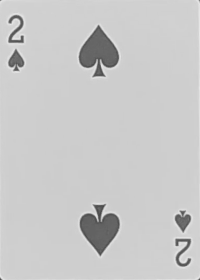
#> input picture templates/cards/2_picas.png, 200 x 280 px
$ python main.py templates/cards/2_picas.png
#> lines starting #> are read from the running program, lines starting #| are printed output that depends on the picture; after the words box and inside, x2 and y2 are one past the last pixel; in counts of white or black regions, pixels touching at a corner belong together
#> in process_single_image, image is the input picture: shape (280, 200, 3); min 74, max 232, mean 200.6
### card_recognizer_v3.py
import cv2
import numpy as np
import os
from config import CARD_VALUES, CARD_SUITS, SUIT_SYMBOLS, CARD_WIDTH, CARD_HEIGHT


class CardRecognizerV3:
    """
    Reconocedor usando diferencia absoluta de píxeles.
    Compara imágenes binarizadas - menor diferencia = mejor match.
    """

    def __init__(self, templates_path='templates/cards'):
        """Inicializa el reconocedor cargando las plantillas."""
        self.templates_path = templates_path
        self.card_templates = {}  # {(valor, palo): imagen_binarizada}
        self.templates_loaded = False

        self.load_templates()

    def load_templates(self):
        """Carga todas las plantillas de cartas."""
        os.makedirs(self.templates_path, exist_ok=True)

        count = 0
        for value in CARD_VALUES:
            for suit in CARD_SUITS:
                filename = f"{value}_{suit}.png"
                filepath = os.path.join(self.templates_path, filename)

                if os.path.exists(filepath):
                    img = cv2.imread(filepath, cv2.IMREAD_GRAYSCALE)
                    if img is not None:
                        # Redimensionar al tamaño estándar
                        img = cv2.resize(img, (CARD_WIDTH, CARD_HEIGHT))
                        # Umbralizar para obtener imagen binaria
                        _, img_thresh = cv2.threshold(img, 150, 255, cv2.THRESH_BINARY)
                        self.card_templates[(value, suit)] = img_thresh
                        count += 1

        self.templates_loaded = count > 0

        if count > 0:
            print(f"✓ Plantillas cargadas: {count}/52")
        else:
            print("⚠ No hay plantillas. Ejecuta 'python capture_cards.py' primero.")

    def preprocess_card(self, card_image):
        """
        Preprocesa la carta para comparación.
        Convierte a escala de grises, redimensiona y umbraliza.
        """
        # Convertir a escala de grises si es necesario
        if len(card_image.shape) == 3:
            gray = cv2.cvtColor(card_image, cv2.COLOR_BGR2GRAY)
        else:
            gray = card_image.copy()

        # Redimensionar al tamaño estándar
        gray = cv2.resize(gray, (CARD_WIDTH, CARD_HEIGHT))

        # Umbralizar a binario
        _, thresh = cv2.threshold(gray, 150, 255, cv2.THRESH_BINARY)

        return thresh

    def compare_cards(self, card_thresh, template_thresh):
        """
        Compara dos imágenes binarizadas usando diferencia absoluta.
        Retorna la suma de diferencias (menor = más similar).
        """
        diff = cv2.absdiff(card_thresh, template_thresh)
        score = np.sum(diff)
        return score

    def recognize_card(self, card_image):
        """
        Reconoce una carta comparándola con todas las plantillas.
        Prueba tanto orientación normal como rotada 180°.
        """
        if not self.card_templates:
            return {
                'value': None,
                'suit': None,
                'confidence': 0,
                'suit_symbol': '?'
            }

        # Preprocesar la carta de entrada
        card_thresh = self.preprocess_card(card_image)

        # También preparar versión rotada 180°
        card_thresh_rotated = cv2.rotate(card_thresh, cv2.ROTATE_180)

        best_match = None
        min_diff = float('inf')

        # Comparar con cada plantilla
        for (value, suit), template in self.card_templates.items():
            # Comparar orientación normal
            diff_normal = self.compare_cards(card_thresh, template)

            # Comparar orientación rotada
            diff_rotated = self.compare_cards(card_thresh_rotated, template)

            # Usar el mejor de los dos
            diff = min(diff_normal, diff_rotated)

            if diff < min_diff:
                min_diff = diff
                best_match = (value, suit)

        if best_match:
            value, suit = best_match

            # Calcular confianza (invertir: menor diff = mayor confianza)
            # Normalizar aproximadamente entre 0 y 1
            max_possible_diff = CARD_WIDTH * CARD_HEIGHT * 255
            confidence = 1.0 - (min_diff / max_possible_diff)

            return {
                'value': value,
                'suit': suit,
                'confidence': confidence,
                'suit_symbol': SUIT_SYMBOLS.get(suit, '?'),
                'diff_score': min_diff
            }

        return {
            'value': None,
            'suit': None,
            'confidence': 0,
            'suit_symbol': '?'
        }

    def recognize_cards(self, cards):
        """Reconoce múltiples cartas."""
        results = []
        for card in cards:
            result = self.recognize_card(card['card_image'])
            results.append(result)
        return results

### card_detector.py
"""
Módulo de detección de cartas en la imagen.
Utiliza segmentación por color HSV y análisis de contornos.
"""

import cv2
import numpy as np
from config import (
    GREEN_HSV_LOWER, GREEN_HSV_UPPER,
    CARD_MIN_AREA, CARD_MAX_AREA,
    CARD_ASPECT_RATIO, CARD_ASPECT_TOLERANCE,
    CARD_WIDTH, CARD_HEIGHT
)


def preprocess_image(image):
    """
    Preprocesa la imagen para mejorar la detección.
    """
    # Aplicar desenfoque gaussiano para reducir ruido
    # Kernel 5x5: tamaño moderado que suaviza sin perder detalles importantes
    blurred = cv2.GaussianBlur(image, (5, 5), 0)

    # Convertir a HSV para segmentación por color
    hsv = cv2.cvtColor(blurred, cv2.COLOR_BGR2HSV)
#> hsv: shape (280, 200, 3); mean H, S, V 0, 0, 200.6

    return blurred, hsv


def segment_green_background(hsv_image):
    """
    Segmenta el fondo verde del tapete.
    """
    # Crear máscara para el color verde
    green_mask = cv2.inRange(hsv_image, GREEN_HSV_LOWER, GREEN_HSV_UPPER)
#> green_mask: shape (280, 200); every value is 0

    # Invertir la máscara: queremos que las cartas (no verdes) sean blancas
    card_mask = cv2.bitwise_not(green_mask)
#> card_mask: shape (280, 200); every value is 255

    # Operaciones morfológicas para limpiar la máscara
    # Kernel elíptico: mejor para objetos con bordes suaves
    kernel = cv2.getStructuringElement(cv2.MORPH_ELLIPSE, (5, 5))

    # Apertura: elimina pequeños puntos blancos (ruido)
    card_mask = cv2.morphologyEx(card_mask, cv2.MORPH_OPEN, kernel, iterations=2)

    # Cierre: rellena pequeños agujeros negros dentro de las cartas
    card_mask = cv2.morphologyEx(card_mask, cv2.MORPH_CLOSE, kernel, iterations=2)

    return card_mask


def find_card_contours(mask):
    """
    Encuentra contornos que podrían ser cartas.
    """
    # Encontrar contornos externos
    # RETR_EXTERNAL: solo contornos externos (ignora agujeros)
    # CHAIN_APPROX_SIMPLE: comprime segmentos horizontales/verticales
    contours, _ = cv2.findContours(mask, cv2.RETR_EXTERNAL, cv2.CHAIN_APPROX_SIMPLE)
#> contours = [[[0, 0], [0, 279], [199, 279], [199, 0]]]

    valid_contours = []
    for contour in contours:
        area = cv2.contourArea(contour)

        # Filtrar por área
        if CARD_MIN_AREA < area < CARD_MAX_AREA:
            valid_contours.append(contour)
#> this loop made 1 pass
#> (contour, area) on pass 1: ([[0, 0], [0, 279], [199, 279], [199, 0]], 55521)
#> after the loop, valid_contours = [[[0, 0], [0, 279], [199, 279], [199, 0]]]

    # Ordenar por área (mayor a menor) para procesar las cartas más grandes primero
    valid_contours = sorted(valid_contours, key=cv2.contourArea, reverse=True)

    return valid_contours


def order_points(pts):
    """
    Ordena los 4 puntos de las esquinas de una carta en orden consistente:
    [top-left, top-right, bottom-right, bottom-left]
    """
    rect = np.zeros((4, 2), dtype="float32")

    # Suma de coordenadas: top-left tendrá la menor suma, bottom-right la mayor
    s = pts.sum(axis=1)
    rect[0] = pts[np.argmin(s)]  # Top-left
    rect[2] = pts[np.argmax(s)]  # Bottom-right

    # Diferencia de coordenadas: top-right tendrá la menor diferencia, bottom-left la mayor
    diff = np.diff(pts, axis=1)
    rect[1] = pts[np.argmin(diff)]  # Top-right
    rect[3] = pts[np.argmax(diff)]  # Bottom-left

    return rect


def get_card_corners(contour):
    """
    Obtiene las 4 esquinas de una carta a partir de su contorno.
    """
    # Calcular el perímetro del contorno
    perimeter = cv2.arcLength(contour, True)

    # Aproximar el contorno a un polígono
    # epsilon = 2% del perímetro: balance entre precisión y simplicidad
    epsilon = 0.02 * perimeter
    approx = cv2.approxPolyDP(contour, epsilon, True)

    # Una carta debe tener exactamente 4 esquinas
    if len(approx) == 4:
        # Verificar que sea aproximadamente rectangular
        corners = approx.reshape(4, 2)
        ordered_corners = order_points(corners)

        # Calcular dimensiones
        width1 = np.linalg.norm(ordered_corners[0] - ordered_corners[1])
        width2 = np.linalg.norm(ordered_corners[2] - ordered_corners[3])
        height1 = np.linalg.norm(ordered_corners[0] - ordered_corners[3])
        height2 = np.linalg.norm(ordered_corners[1] - ordered_corners[2])

        avg_width = (width1 + width2) / 2
        avg_height = (height1 + height2) / 2

        # Asegurar que width < height (carta vertical)
        if avg_width > avg_height:
            avg_width, avg_height = avg_height, avg_width
            # Rotar los puntos 90 grados
            ordered_corners = np.array([
                ordered_corners[3],
                ordered_corners[0],
                ordered_corners[1],
                ordered_corners[2]
            ])

        # Verificar relación de aspecto
        if avg_height > 0:
            aspect_ratio = avg_width / avg_height
            if abs(aspect_ratio - CARD_ASPECT_RATIO) < CARD_ASPECT_TOLERANCE:
                return ordered_corners

    # Si no tiene 4 esquinas, intentar con el rectángulo mínimo
    rect = cv2.minAreaRect(contour)
    box = cv2.boxPoints(rect)
    box = np.array(box, dtype="float32")

    # Ordenar los puntos
    ordered_box = order_points(box)

    # Verificar dimensiones
    width = rect[1][0]
    height = rect[1][1]

    if width > height:
        width, height = height, width
        ordered_box = np.array([
            ordered_box[3],
            ordered_box[0],
            ordered_box[1],
            ordered_box[2]
        ])

    if height > 0:
        aspect_ratio = width / height
        if abs(aspect_ratio - CARD_ASPECT_RATIO) < CARD_ASPECT_TOLERANCE:
            return ordered_box

    return None


def perspective_transform(image, corners):
    """
    Aplica transformación de perspectiva para obtener una vista frontal de la carta.
    """
    # Puntos de destino (carta normalizada)
    dst_points = np.array([
        [0, 0],
        [CARD_WIDTH - 1, 0],
        [CARD_WIDTH - 1, CARD_HEIGHT - 1],
        [0, CARD_HEIGHT - 1]
    ], dtype="float32")

    # Calcular matriz de transformación de perspectiva
    # getPerspectiveTransform: calcula la matriz 3x3 de transformación
    matrix = cv2.getPerspectiveTransform(corners, dst_points)

    # Aplicar la transformación
    # warpPerspective: aplica la transformación de perspectiva
    warped = cv2.warpPerspective(image, matrix, (CARD_WIDTH, CARD_HEIGHT))

    return warped


def ensure_correct_orientation(card_image):
    """
    Asegura que la carta esté en la orientación correcta (valor en esquina superior izquierda).
    Usa análisis de gradientes para detectar la orientación del texto.
    """
    # Convertir a escala de grises
    gray = cv2.cvtColor(card_image, cv2.COLOR_BGR2GRAY)

    h, w = gray.shape

    # Extraer solo la esquina superior izquierda donde debería estar el valor
    corner_h = int(h * 0.30)
    corner_w = int(w * 0.20)

    # Probar las dos orientaciones posibles (0° y 180°)
    # Las cartas tienen el mismo contenido en esquinas opuestas pero invertido

    # Esquina superior izquierda
    tl_corner = gray[5:corner_h, 5:corner_w]

    # Esquina inferior derecha (rotada 180°)
    br_corner = gray[h-corner_h:h-5, w-corner_w:w-5]
    br_corner_rotated = cv2.rotate(br_corner, cv2.ROTATE_180)

    # Calcular el "peso" vertical de los píxeles oscuros
    # En una orientación correcta, el valor (número/letra) está arriba del palo
    # Por lo tanto, debería haber más contenido en la parte superior de la región

    def calculate_vertical_weight(corner_img):
        """Calcula si hay más contenido arriba (positivo) o abajo (negativo)"""
        _, thresh = cv2.threshold(corner_img, 140, 255, cv2.THRESH_BINARY_INV)

        h_c = thresh.shape[0]
        top_half = thresh[:h_c//2, :]
        bottom_half = thresh[h_c//2:, :]

        top_content = cv2.countNonZero(top_half)
        bottom_content = cv2.countNonZero(bottom_half)

        # Si hay más contenido arriba que abajo, probablemente está bien orientado
        return top_content - bottom_content

    # Calcular para ambas esquinas
    tl_weight = calculate_vertical_weight(tl_corner)
    br_weight = calculate_vertical_weight(br_corner_rotated)

    # También contar el total de contenido en cada esquina
    _, tl_thresh = cv2.threshold(tl_corner, 140, 255, cv2.THRESH_BINARY_INV)
    _, br_thresh = cv2.threshold(br_corner_rotated, 140, 255, cv2.THRESH_BINARY_INV)

    tl_total = cv2.countNonZero(tl_thresh)
    br_total = cv2.countNonZero(br_thresh)

    # Decisión: usar la esquina con más contenido Y mejor distribución vertical
    # Priorizar la que tenga más contenido en la parte superior
    tl_score = tl_total + tl_weight * 2
    br_score = br_total + br_weight * 2

    # Si la esquina inferior derecha tiene mejor score, rotar 180°
    if br_score > tl_score + 50:  # Margen de tolerancia
        return cv2.rotate(card_image, cv2.ROTATE_180)

    return card_image


def detect_cards(image, debug=False):
    """
    Función principal de detección de cartas.
    """
    # Preprocesar imagen
    blurred, hsv = preprocess_image(image)

    # Segmentar fondo verde
    mask = segment_green_background(hsv)

    # Encontrar contornos
    contours = find_card_contours(mask)
#> contours = [[[0, 0], [0, 279], [199, 279], [199, 0]]]

    # Procesar cada contorno
    cards = []
    for contour in contours:
        corners = get_card_corners(contour)

        if corners is not None:
            # Aplicar transformación de perspectiva
            card_image = perspective_transform(image, corners)

            # Asegurar orientación correcta
            card_image = ensure_correct_orientation(card_image)

            cards.append({
                'contour': contour,
                'corners': corners,
                'card_image': card_image
            })
#> this loop made 1 pass
#> (perimeter in get_card_corners, epsilon in get_card_corners, approx in get_card_corners, width1 in get_card_corners, width2 in get_card_corners) on pass 1: (956, 19.12, [[0, 0], [0, 279], [199, 279], [199, 0]], 199, 199)
#> pass 1, in ensure_correct_orientation, `br_corner = gray[h-corner_h:h-5, w-corner_w:w-5]`:
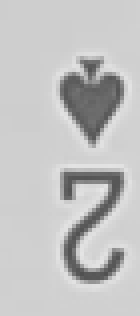
#> br_corner: shape (79, 35) (shown 4 times larger); min 80, max 230, mean 194.1
#> pass 1, in ensure_correct_orientation, `br_corner_rotated = cv2.rotate(br_corner, cv2.ROTATE_180)`:
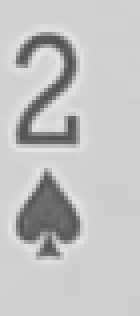
#> br_corner_rotated: shape (79, 35) (shown 4 times larger); min 80, max 230, mean 194.1
#> after the loop, cards = 1 item

    if debug:
        debug_info = {
            'blurred': blurred,
            'hsv': hsv,
            'mask': mask,
            'contours': contours
        }
        return cards, debug_info

    return cards


def draw_card_detection(image, cards, recognized_cards=None):
    """
    Dibuja la detección de cartas sobre la imagen.
    """
    output = image.copy()

    for i, card in enumerate(cards):
        corners = card['corners'].astype(np.int32)

        # Dibujar contorno de la carta
        cv2.polylines(output, [corners], True, (0, 255, 0), 3)

        # Dibujar esquinas
        for corner in corners:
            cv2.circle(output, tuple(corner), 8, (255, 0, 0), -1)

        # Si hay reconocimiento, mostrar el resultado
        if recognized_cards and i < len(recognized_cards):
            result = recognized_cards[i]
            if result:
                # Posición para el texto (encima de la carta)
                text_pos = (int(corners[0][0]), int(corners[0][1]) - 10)

                # Preparar texto (usar abreviaturas porque Unicode no se renderiza bien)
                value = result.get('value', '?')
                suit = result.get('suit', '?')

                # Abreviaturas de palos
                suit_names = {
                    'picas': 'PICAS', 'corazones': 'CORAZ',
                    'diamantes': 'DIAM', 'treboles': 'TREB'
                }
                suit_text = suit_names.get(suit, '?') if suit else '?'
                text = f"{value} {suit_text}"

                # Dibujar fondo para el texto
                (text_width, text_height), _ = cv2.getTextSize(
                    text, cv2.FONT_HERSHEY_SIMPLEX, 1, 2
                )
                cv2.rectangle(
                    output,
                    (text_pos[0] - 5, text_pos[1] - text_height - 5),
                    (text_pos[0] + text_width + 5, text_pos[1] + 5),
                    (255, 255, 255),
                    -1
                )

                # Dibujar texto
                color = (0, 0, 255) if suit in ['corazones', 'diamantes'] else (0, 0, 0)
                cv2.putText(
                    output, text, text_pos,
                    cv2.FONT_HERSHEY_SIMPLEX, 1, color, 2
                )

    return output

### main.py
"""
Controles:
- ESC o 'q': Salir
- 's': Capturar imagen actual
- 'd': Mostrar/ocultar información de depuración
- 'c': Calibrar colores del tapete verde
- 'r': Reiniciar reconocedor
"""

import cv2
import numpy as np
import os
from datetime import datetime

from config import (
    CAMERA_INDEX, CAMERA_WIDTH, CAMERA_HEIGHT,
    SHOW_DEBUG_WINDOWS, CARD_WIDTH, CARD_HEIGHT
)
from card_detector import detect_cards, draw_card_detection
from card_recognizer_v3 import CardRecognizerV3


class CardRecognitionSystem:
    """
    Sistema principal de reconocimiento de cartas.
    """

    # [288 lines left out: functions __init__, initialize, run, draw_info, show_debug_windows, save_capture and 2 more, not called in this run]


def process_single_image(image_path):
    """
    Procesa una imagen individual (útil para pruebas).

    Parámetros:
    - image_path: Ruta a la imagen
    """
    # Cargar imagen
    image = cv2.imread(image_path)
    if image is None:
        print(f"Error: No se pudo cargar la imagen '{image_path}'")
        return

    # Inicializar reconocedor v3
    recognizer = CardRecognizerV3()

    # Detectar cartas
    cards, debug_info = detect_cards(image, debug=True)
#> cards = 1 item; debug_info = 4 items

    # Reconocer
    recognized = recognizer.recognize_cards(cards)
#> the loop in recognize_cards, `for card in cards:` made 1 pass
#> (value in recognize_card, suit in recognize_card, max_possible_diff in recognize_card, confidence in recognize_card) on pass 1: ('2', 'picas', 14280000, 1)
#> pass 1, in preprocess_card, `_, thresh = cv2.threshold(gray, 150, 255, cv2.THRESH_BINARY)`:
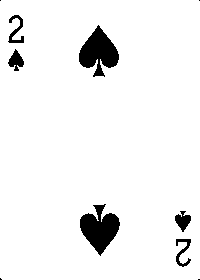
#> thresh: shape (280, 200); 94.5% white; 10 black regions (4 under 20 px), largest, box (x1, y1, x2, y2) and area: (79, 25, 119, 77) 1159, (80, 204, 120, 256) 1157, (175, 211, 191, 232) 193, (8, 49, 24, 71) 192, (8, 15, 24, 43) 184, (176, 239, 191, 267) 175
#> pass 1, in recognize_card, `card_thresh_rotated = cv2.rotate(card_thresh, cv2.ROTATE_180)`:
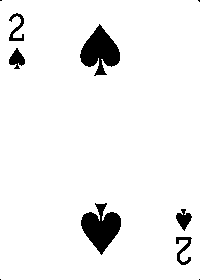
#> card_thresh_rotated: shape (280, 200); 94.5% white; 10 black regions (4 under 20 px), largest, box (x1, y1, x2, y2) and area: (81, 203, 121, 255) 1159, (80, 24, 120, 76) 1157, (9, 48, 25, 69) 193, (176, 209, 192, 231) 192, (176, 237, 192, 265) 184, (9, 13, 24, 41) 175
#> pass 1, in compare_cards (call 2), `diff = cv2.absdiff(card_thresh, template_thresh)`:
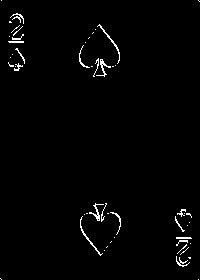
#> diff: shape (280, 200); 1.5% white in thin lines or dots
#> pass 1, in compare_cards (call 3), `diff = cv2.absdiff(card_thresh, template_thresh)`:
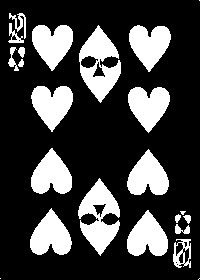
#> diff: shape (280, 200); 25.6% white; 23 white regions (4 under 20 px), largest, box (x1, y1, x2, y2) and area: (78, 178, 120, 256) 1710, (79, 25, 121, 103) 1703, (129, 25, 171, 72) 1256
#> after the loop in recognize_cards, `for card in cards:`: results = 1 item
#> recognized = 1 item

    # Mostrar resultados
    print(f"\nCartas detectadas: {len(cards)}")
#| Cartas detectadas: 1
    for i, (card, result) in enumerate(zip(cards, recognized)):
        value = result['value'] or '?'
        suit = result['suit'] or '?'
        symbol = result['suit_symbol']
        confidence = result.get('confidence', 0)
        print(f"  Carta {i+1}: {value} de {suit} ({symbol})")
        print(f"    Confianza: {confidence:.2%}")
#> this loop made 1 pass
#> (value, suit, symbol, confidence) on pass 1: ('2', 'picas', '♠', 1)
#|   Carta 1: 2 de picas (♠)
#|     Confianza: 100.00%

    # Mostrar imagen con resultados
    output = draw_card_detection(image, cards, recognized)
#> the loop in draw_card_detection, `for i, card in enumerate(cards):` made 1 pass
#> (corners, text_pos, value, suit, suit_text, text, text_width, text_height) on pass 1: ([[0, 0], [199, 0], [199, 279], [0, 279]], (0, -10), '2', 'picas', 'PICAS', '2 PICAS', 126, 22)
#> after the loop in draw_card_detection, `for i, card in enumerate(cards):`:
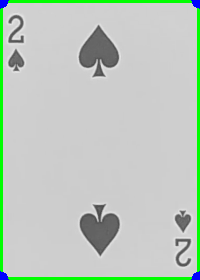
#> output: shape (280, 200, 3); 5.2% of pixels changed, all inside (x1, y1, x2, y2) = (0, 0, 200, 280)

    cv2.imshow('Resultado', output)
    cv2.imshow('Máscara', debug_info['mask'])

    if cards:
        cv2.imshow('Primera carta', cards[0]['card_image'])

    cv2.waitKey(0)
    cv2.destroyAllWindows()


def main():
    """Función principal."""
    import sys

    if len(sys.argv) > 1:
        # Procesar imagen individual
        image_path = sys.argv[1]
        process_single_image(image_path)
    else:
        # Modo tiempo real
        system = CardRecognitionSystem()
        system.run()


if __name__ == "__main__":
    main()
